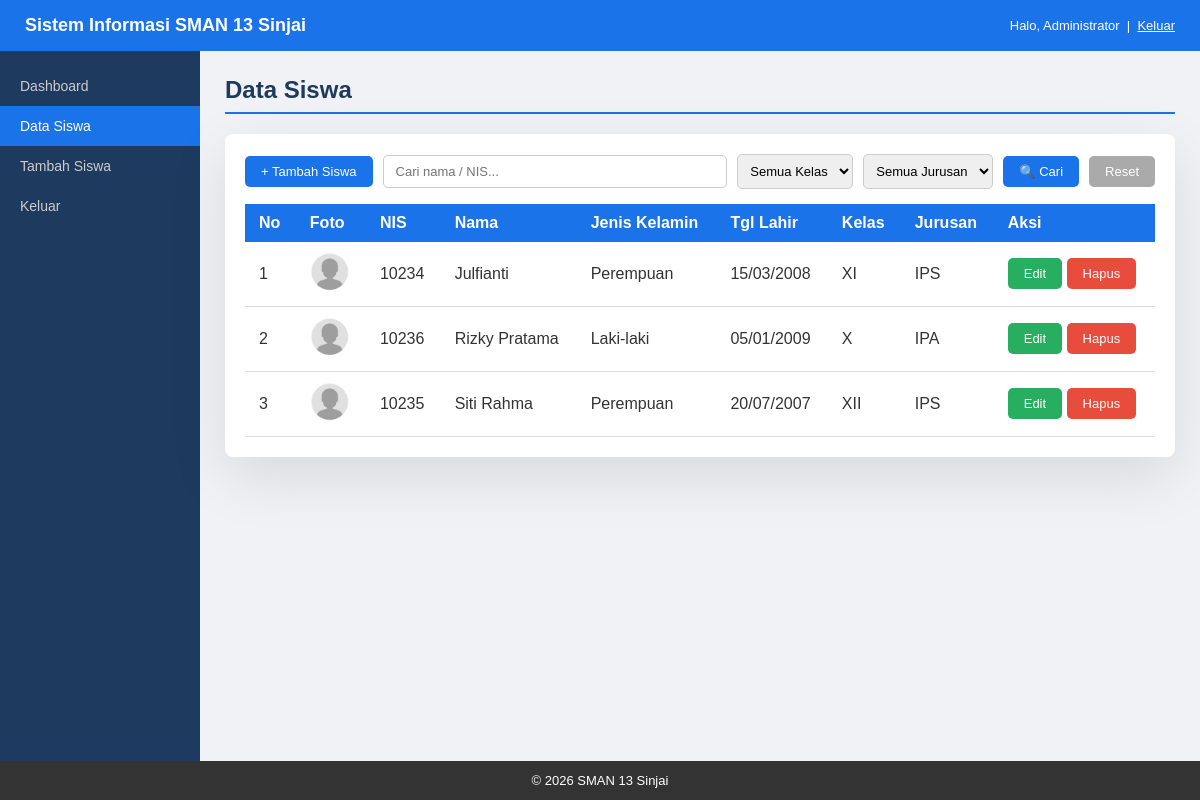
/tabel.php (signed in), run on the app's committed database.
### tables this page shows
CREATE TABLE siswa (
  id             INT AUTO_INCREMENT PRIMARY KEY,
  nis            VARCHAR(20)          NOT NULL UNIQUE,
  nama           VARCHAR(100)         NOT NULL,
  jenis_kelamin  ENUM('L','P')        NOT NULL,
  tanggal_lahir  DATE,
  kelas          ENUM('X','XI','XII') NOT NULL,
  jurusan        ENUM('IPA','IPS')    NOT NULL,
  foto           VARCHAR(255)         DEFAULT NULL,
  created_at     TIMESTAMP DEFAULT CURRENT_TIMESTAMP,
  updated_at     TIMESTAMP DEFAULT CURRENT_TIMESTAMP ON UPDATE CURRENT_TIMESTAMP
);

### auth.php (called while the page is built, shortened)
        <?php
function getNamaUser() {
    return $_SESSION['namaUser'] ?? 'User';
}

### tabel.php (the view, shortened to what this page needs)
<?php
require_once 'auth.php';
require_once 'koneksi.php';
$cari    = trim($_GET['cari'] ?? '');
$where  = [];
$sql = "SELECT * FROM siswa" . (count($where) ? " WHERE " . implode(" AND ", $where) : "") . " ORDER BY nama ASC";
$stmt = $conn->prepare($sql);
$stmt->execute();
$result = $stmt->get_result();
$halamanAktif = 'tabel';
require 'header.php';
?>
  <h2>Data Siswa</h2>
  <div class="kartu">
    <form method="GET" action="tabel.php" class="form-filter">
      <a href="form.php" class="tombol tombol-biru">+ Tambah Siswa</a>
      <input type="text" name="cari" value="<?= htmlspecialchars($cari) ?>" placeholder="Cari nama / NIS...">
      <select name="kelas">
        <option value="">Semua Kelas</option>
      </select>
      <select name="jurusan">
        <option value="">Semua Jurusan</option>
      </select>
      <button type="submit" class="tombol tombol-biru">🔍 Cari</button>
      <a href="tabel.php" class="tombol tombol-abu">Reset</a>
    </form>
    <table>
      <thead>
        <tr>
          <th>No</th><th>Foto</th><th>NIS</th><th>Nama</th>
          <th>Jenis Kelamin</th><th>Tgl Lahir</th><th>Kelas</th><th>Jurusan</th><th>Aksi</th>
        </tr>
      </thead>
      <tbody>
        <?php if ($result->num_rows === 0): ?>
          <tr><td colspan="9" class="kosong">Tidak ada data siswa.</td></tr>
        <?php else: ?>
          <?php $no = 1; while ($row = $result->fetch_assoc()): ?>
          <tr>
            <td><?= $no++ ?></td>
            <td><img src="<?= ($row['foto'] && file_exists($row['foto'])) ? htmlspecialchars($row['foto']) : 'resource/foto.png' ?>" class="foto-siswa"></td>
            <td><?= htmlspecialchars($row['nis']) ?></td>
            <td><?= htmlspecialchars($row['nama']) ?></td>
            <td><?= $row['jenis_kelamin'] === 'L' ? 'Laki-laki' : 'Perempuan' ?></td>
            <td><?= $row['tanggal_lahir'] ? date('d/m/Y', strtotime($row['tanggal_lahir'])) : '-' ?></td>
            <td><?= htmlspecialchars($row['kelas']) ?></td>
            <td><?= htmlspecialchars($row['jurusan']) ?></td>
            <td class="kolom-aksi">
              <a href="form.php?id=<?= $row['id'] ?>" class="tombol tombol-hijau">Edit</a>
              <a href="#" class="tombol tombol-merah" onclick="return konfirmasiHapus(<?= $row['id'] ?>, '<?= htmlspecialchars($row['nama'], ENT_QUOTES) ?>')">Hapus</a>
            </td>
          </tr>
          <?php endwhile; ?>
        <?php endif; ?>
      </tbody>
    </table>
  </div>
<?php require 'footer.php'; ?>

### header.php (shortened to what this page needs)
<!DOCTYPE html>
<html lang="id">
<head>
  <link rel="stylesheet" href="css/style.css">
</head>
<body>
  <header class="header-app">
    <span>Sistem Informasi SMAN 13 Sinjai</span>
    <span class="header-user">Halo, <?= htmlspecialchars(getNamaUser()) ?> &nbsp;|&nbsp; <a href="logout.php">Keluar</a></span>
  </header>
  <div class="container">
    <div class="sidebar">
      <a href="dashboard.php" class="<?= $halamanAktif === 'dashboard' ? 'aktif' : '' ?>">Dashboard</a>
      <a href="tabel.php" class="<?= $halamanAktif === 'tabel' ? 'aktif' : '' ?>">Data Siswa</a>
      <a href="form.php" class="<?= $halamanAktif === 'form' ? 'aktif' : '' ?>">Tambah Siswa</a>
      <a href="logout.php">Keluar</a>
    </div>
    <div class="konten">

### footer.php
  </div>
</div>
<footer>© 2026 SMAN 13 Sinjai</footer>

### css/style.css (style rules this page uses)
body { font-family: Arial, sans-serif; margin: 0; padding: 0; background-color: #f0f2f5; color: #333; }
header { background-color: #1a73e8; color: white; padding: 15px 25px; font-size: 18px; font-weight: bold; }
footer { background-color: #333; color: white; text-align: center; padding: 12px; font-size: 13px; }
.container { display: flex; min-height: calc(100vh - 90px); }
.sidebar { width: 200px; background-color: #1e3a5f; padding-top: 15px; }
.sidebar a { display: block; color: #ccc; padding: 12px 20px; text-decoration: none; font-size: 14px; }
.sidebar a.aktif { background-color: #1a73e8; color: white; }
.konten { flex: 1; padding: 25px; }
.konten h2 { margin-top: 0; color: #1e3a5f; border-bottom: 2px solid #1a73e8; padding-bottom: 8px; }
.kartu { background-color: white; border-radius: 8px; padding: 20px; box-shadow: 0 20px 60px rgba(0,0,0,0.1); }
table { width: 100%; border-collapse: collapse; margin-top: 15px; }
th { background-color: #1a73e8; color: white; padding: 10px 14px; text-align: left; }
td { padding: 10px 14px; border-bottom: 1px solid #ddd; }
.foto-siswa { width: 40px; height: 40px; border-radius: 50%; object-fit: cover; }
.tombol { display: inline-block; padding: 8px 16px; border-radius: 5px; text-decoration: none; font-size: 13px; cursor: pointer; border: none; font-family: Arial, sans-serif; }
.tombol-biru { background-color: #1a73e8; color: white; }
.tombol-hijau { background-color: #27ae60; color: white; }
.tombol-merah { background-color: #e74c3c; color: white; }
.tombol-abu { background-color: #aaa; color: white; }
.header-app { display: flex; justify-content: space-between; align-items: center; }
.header-user { font-size: 13px; font-weight: normal; }
.header-user a { color: #fff; }
.form-filter { display: flex; gap: 10px; margin-bottom: 15px; flex-wrap: wrap; align-items: center; }
.form-filter input[type="text"] { padding: 8px 12px; border: 1px solid #ccc; border-radius: 5px; font-size: 13px; flex: 1; min-width: 150px; }
.form-filter select { padding: 8px; border: 1px solid #ccc; border-radius: 5px; font-size: 13px; }
.kolom-aksi { white-space: nowrap; }

### data on the page
siswa: nis "10234", nama "Julfianti", jenis_kelamin "Perempuan", tanggal_lahir "15/03/2008", kelas "XI", jurusan "IPS"
siswa: nis "10236", nama "Rizky Pratama", jenis_kelamin "Laki-laki", tanggal_lahir "05/01/2009", kelas "X", jurusan "IPA"
siswa: nis "10235", nama "Siti Rahma", jenis_kelamin "Perempuan", tanggal_lahir "20/07/2007", kelas "XII", jurusan "IPS"

### other printed values
getNamaUser() "Administrator"
